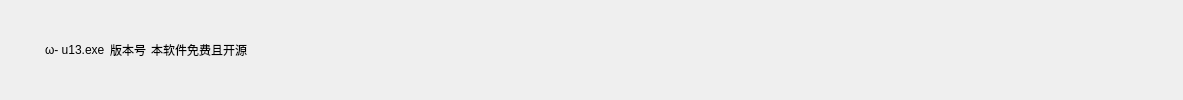
        <widget class="QFrame" name="FrameTitle">
         <property name="styleSheet">
          <string notr="true">#FrameTitle{border:none
}</string>
         </property>
         <layout class="QHBoxLayout" name="title_tag">
          <property name="spacing">
           <number>5</number>
          </property>
          <property name="leftMargin">
           <number>0</number>
          </property>
          <property name="topMargin">
           <number>5</number>
          </property>
          <property name="rightMargin">
           <number>0</number>
          </property>
          <property name="bottomMargin">
           <number>5</number>
          </property>
          <item>
           <widget class="QLabel" name="Title_Logo">
            <property name="sizePolicy">
             <sizepolicy hsizetype="Maximum" vsizetype="Maximum">
              <horstretch>0</horstretch>
              <verstretch>0</verstretch>
             </sizepolicy>
            </property>
            <property name="minimumSize">
             <size>
              <width>40</width>
              <height>40</height>
             </size>
            </property>
            <property name="maximumSize">
             <size>
              <width>40</width>
              <height>40</height>
             </size>
            </property>
            <property name="styleSheet">
             <string notr="true"/>
            </property>
            <property name="text">
             <string/>
            </property>
            <property name="scaledContents">
             <bool>false</bool>
            </property>
           </widget>
          </item>
          <item>
           <widget class="QLabel" name="Title_Text_2">
            <property name="sizePolicy">
             <sizepolicy hsizetype="Minimum" vsizetype="Fixed">
              <horstretch>0</horstretch>
              <verstretch>0</verstretch>
             </sizepolicy>
            </property>
            <property name="text">
             <string>ω- u13.exe</string>
            </property>
            <property name="alignment">
             <set>Qt::AlignLeading|Qt::AlignLeft|Qt::AlignVCenter</set>
            </property>
           </widget>
          </item>
          <item>
           <widget class="QLabel" name="Title_Version">
            <property name="sizePolicy">
             <sizepolicy hsizetype="Minimum" vsizetype="Fixed">
              <horstretch>0</horstretch>
              <verstretch>0</verstretch>
             </sizepolicy>
            </property>
            <property name="minimumSize">
             <size>
              <width>0</width>
              <height>0</height>
             </size>
            </property>
            <property name="styleSheet">
             <string notr="true"/>
            </property>
            <property name="text">
             <string>版本号</string>
            </property>
            <property name="alignment">
             <set>Qt::AlignLeading|Qt::AlignLeft|Qt::AlignVCenter</set>
            </property>
            <layout class="QVBoxLayout" name="verticalLayout_5">
             <property name="spacing">
              <number>0</number>
             </property>
             <property name="leftMargin">
              <number>0</number>
             </property>
             <property name="topMargin">
              <number>0</number>
             </property>
             <property name="rightMargin">
              <number>0</number>
             </property>
             <property name="bottomMargin">
              <number>0</number>
             </property>
            </layout>
           </widget>
          </item>
          <item>
           <widget class="QLabel" name="Title_Text">
            <property name="sizePolicy">
             <sizepolicy hsizetype="Preferred" vsizetype="Fixed">
              <horstretch>0</horstretch>
              <verstretch>0</verstretch>
             </sizepolicy>
            </property>
            <property name="text">
             <string>本软件免费且开源  </string>
            </property>
            <property name="alignment">
             <set>Qt::AlignLeading|Qt::AlignLeft|Qt::AlignVCenter</set>
            </property>
           </widget>
          </item>
          <item>
           <spacer name="horizontalSpacer">
            <property name="orientation">
             <enum>Qt::Horizontal</enum>
            </property>
            <property name="sizeHint" stdset="0">
             <size>
              <width>794</width>
              <height>20</height>
             </size>
            </property>
           </spacer>
          </item>
          <item>
           <widget class="QPushButton" name="Button_MostMinimized">
            <property name="sizePolicy">
             <sizepolicy hsizetype="Fixed" vsizetype="Minimum">
              <horstretch>0</horstretch>
              <verstretch>0</verstretch>
             </sizepolicy>
            </property>
            <property name="minimumSize">
             <size>
              <width>40</width>
              <height>40</height>
             </size>
            </property>
            <property name="cursor">
             <cursorShape>PointingHandCursor</cursorShape>
            </property>
            <property name="styleSheet">
             <string notr="true">background-color: transparent;
border:none</string>
            </property>
            <property name="text">
             <string/>
            </property>
           </widget>
          </item>
          <item>
           <widget class="QPushButton" name="Button_Minimized">
            <property name="sizePolicy">
             <sizepolicy hsizetype="Fixed" vsizetype="Minimum">
              <horstretch>0</horstretch>
              <verstretch>0</verstretch>
             </sizepolicy>
            </property>
            <property name="minimumSize">
             <size>
              <width>40</width>
              <height>40</height>
             </size>
            </property>
            <property name="cursor">
             <cursorShape>PointingHandCursor</cursorShape>
            </property>
            <property name="styleSheet">
             <string notr="true">background-color: transparent;
border:none</string>
            </property>
            <property name="text">
             <string/>
            </property>
           </widget>
          </item>
          <item>
           <widget class="QPushButton" name="Button_Exit">
            <property name="sizePolicy">
             <sizepolicy hsizetype="Fixed" vsizetype="Minimum">
              <horstretch>0</horstretch>
              <verstretch>0</verstretch>
             </sizepolicy>
            </property>
            <property name="minimumSize">
             <size>
              <width>40</width>
              <height>40</height>
             </size>
            </property>
            <property name="cursor">
             <cursorShape>PointingHandCursor</cursorShape>
            </property>
            <property name="styleSheet">
             <string notr="true">background-color: transparent;
border:none</string>
            </property>
            <property name="text">
             <string/>
            </property>
           </widget>
          </item>
         </layout>
        </widget>
